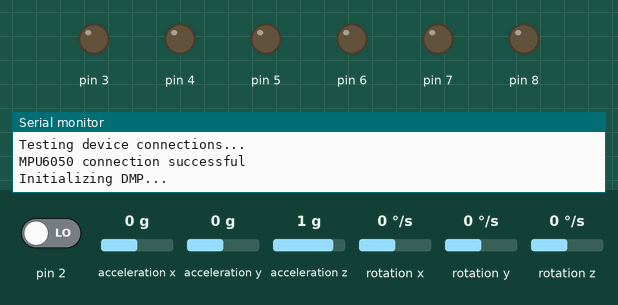
Recording of a sketch running on a simulated Arduino Uno, built with avr-gcc and run on an emulated ATmega328P. Parts: output pins drawn as LEDs (lit = HIGH), the last lines printed to the serial monitor. The test bench sets the inputs (shaded band); at power-on: pin 2 LOW, acceleration x 0 g, acceleration y 0 g, acceleration z 1 g, rotation x 0 °/s, rotation y 0 °/s, rotation z 0 °/s. The sensor or clock chip raises its interrupt line as the real part does.

Above: at 0.1 s.
At 0.67 s:
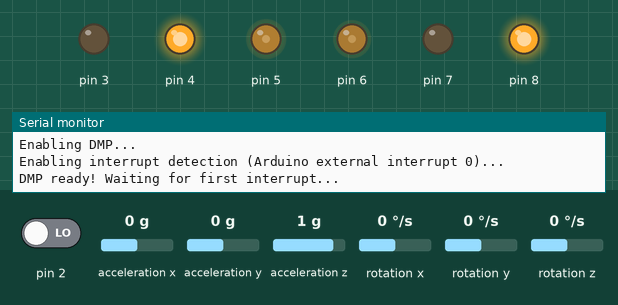
At 1.2 s:
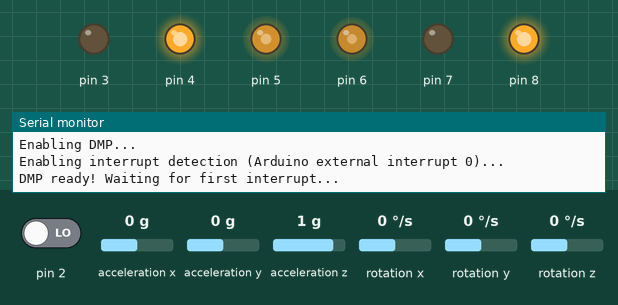
Timing chart, 0 to 2.7 s (numbered marks = the images above):
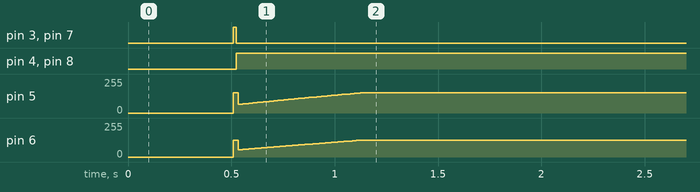

Measured:
- by itself, pin 3, pin 7: LOW → HIGH at 0.51 s, → LOW 0.01 s later
- by itself, pin 4, pin 8: LOW → HIGH at 0.52 s

The sketch:

AmBOT_final_nano.ino
```cpp
#include "PID_v1.h"
#include "LMotorController.h"
#include "I2Cdev.h"
#include "MPU6050_6Axis_MotionApps20.h"

#if I2CDEV_IMPLEMENTATION == I2CDEV_ARDUINO_WIRE
    #include "Wire.h"
#endif

#define MIN_ABS_SPEED 20

MPU6050 mpu;

// MPU control/status vars
bool dmpReady = false;  // set true if DMP init was successful
uint8_t mpuIntStatus;   // holds actual interrupt status byte from MPU
uint8_t devStatus;      // return status after each device operation (0 = success, !0 = error)
uint16_t packetSize;    // expected DMP packet size (default is 42 bytes)
uint16_t fifoCount;     // count of all bytes currently in FIFO
uint8_t fifoBuffer[64]; // FIFO storage buffer

// orientation/motion vars
Quaternion q;           // [w, x, y, z]         quaternion container
VectorFloat gravity;    // [x, y, z]            gravity vector
float ypr[3];           // [yaw, pitch, roll]   yaw/pitch/roll container and gravity vector


//PID
double originalSetpoint = 175.8;
double setpoint = originalSetpoint;
double movingAngleOffset = 0.1;
double input, output;

int moveState=0; //0 = balance; 1 = back; 2 = forth
double Kp = 50;
double Kd = 1.4;
double Ki = 60;

PID pid(&input, &output, &setpoint, Kp, Ki, Kd, DIRECT);

double motorSpeedFactorLeft = 0.6;
double motorSpeedFactorRight = 0.5;

//MOTOR CONTROLLER
int ENA = 5;
int IN1 = 3;
int IN2 = 4;

int ENB = 6;
int IN3 = 7;
int IN4 = 8;

LMotorController motorController(ENA, IN1, IN2, ENB, IN3, IN4, motorSpeedFactorLeft, motorSpeedFactorRight);

//timers
long time1Hz = 0;
long time5Hz = 0;

volatile bool mpuInterrupt = false;     // indicates whether MPU interrupt pin has gone high
void dmpDataReady()
{
    mpuInterrupt = true;
}


void setup()
{

  Serial.begin(115200);
  Serial.println("hi");
    // join I2C bus (I2Cdev library doesn't do this automatically)
    #if I2CDEV_IMPLEMENTATION == I2CDEV_ARDUINO_WIRE
        Wire.begin();
        TWBR = 24; // 400kHz I2C clock (200kHz if CPU is 8MHz)
    #elif I2CDEV_IMPLEMENTATION == I2CDEV_BUILTIN_FASTWIRE
        Fastwire::setup(400, true);
    #endif

    // initialize serial communication
    // (115200 chosen because it is required for Teapot Demo output, but it's
    // really up to you depending on your project)

    //while (!Serial); // wait for Leonardo enumeration, others continue immediately

    // initialize device
    Serial.println("Initializing I2C devices...");
    mpu.initialize();

    // verify connection
    Serial.println(("Testing device connections..."));
    Serial.println(mpu.testConnection() ? F("MPU6050 connection successful") : F("MPU6050 connection failed"));

    // load and configure the DMP
    Serial.println(("Initializing DMP..."));
    devStatus = mpu.dmpInitialize();

    // supply your own gyro offsets here, scaled for min sensitivity
    mpu.setXGyroOffset(137);//220//[136,137] --> [0,2]
    mpu.setYGyroOffset(-41);//76
    mpu.setZGyroOffset(24);//-85
    mpu.setZAccelOffset(812);//1788 // 1688 factory default for my test chip

    // make sure it worked (returns 0 if so)
    if (devStatus == 0)
    {
        // turn on the DMP, now that it's ready
        Serial.println(("Enabling DMP..."));
        mpu.setDMPEnabled(true);

        // enable Arduino interrupt detection
        Serial.println(("Enabling interrupt detection (Arduino external interrupt 0)..."));
        attachInterrupt(digitalPinToInterrupt(2), dmpDataReady, RISING);
        mpuIntStatus = mpu.getIntStatus();

        // set our DMP Ready flag so the main loop() function knows it's okay to use it
        Serial.println(("DMP ready! Waiting for first interrupt..."));
        dmpReady = true;

        // get expected DMP packet size for later comparison
        packetSize = mpu.dmpGetFIFOPacketSize();

        //setup PID
        pid.SetMode(AUTOMATIC);
        pid.SetSampleTime(10);
        pid.SetOutputLimits(-255, 255);
    }
    else
    {
        // ERROR!
        // 1 = initial memory load failed
        // 2 = DMP configuration updates failed
        // (if it's going to break, usually the code will be 1)
        Serial.print(("DMP Initialization failed (code "));
        Serial.print(devStatus);
        Serial.println((")"));
    }
}


void loop()
{
    // if programming failed, don't try to do anything
    if (!dmpReady) return;

    // wait for MPU interrupt or extra packet(s) available
    while (!mpuInterrupt && fifoCount < packetSize)
    {
        //no mpu data - performing PID calculations and output to motors

        pid.Compute();
        motorController.move(output, MIN_ABS_SPEED);

    }

    // reset interrupt flag and get INT_STATUS byte
    mpuInterrupt = false;
    mpuIntStatus = mpu.getIntStatus();

    // get current FIFO count
    fifoCount = mpu.getFIFOCount();

    // check for overflow (this should never happen unless our code is too inefficient)
    if ((mpuIntStatus & 0x10) || fifoCount == 1024)
    {
        // reset so we can continue cleanly
        mpu.resetFIFO();
        Serial.println(("FIFO overflow!"));

    // otherwise, check for DMP data ready interrupt (this should happen frequently)
    }
    else if (mpuIntStatus & 0x02)
    {
        // wait for correct available data length, should be a VERY short wait
        while (fifoCount < packetSize) fifoCount = mpu.getFIFOCount();

        // read a packet from FIFO
        mpu.getFIFOBytes(fifoBuffer, packetSize);

        // track FIFO count here in case there is > 1 packet available
        // (this lets us immediately read more without waiting for an interrupt)
        fifoCount -= packetSize;

        mpu.dmpGetQuaternion(&q, fifoBuffer);
        mpu.dmpGetGravity(&gravity, &q);
        mpu.dmpGetYawPitchRoll(ypr, &q, &gravity);
        #if LOG_INPUT
            Serial.print("ypr\t");
            Serial.print(ypr[0] * 180/PI);
            Serial.print("\t");
            Serial.print(ypr[1] * 180/PI);
            Serial.print("\t");
            Serial.println(ypr[2] * 180/PI);
        #endif
        input = ypr[1] * 180/PI + 180;
   }
}
```

LMotorController.cpp
```cpp
#include "LMotorController.h"
#include "Arduino.h"


LMotorController::LMotorController(int ena, int in1, int in2, int enb, int in3, int in4, double motorAConst, double motorBConst)
{
    _motorAConst = motorAConst;
    _motorBConst = motorBConst;

	_ena = ena;
	_in1 = in1;
	_in2 = in2;
	_enb = enb;
	_in3 = in3;
	_in4 = in4;

	pinMode(_ena, OUTPUT);
	pinMode(_in1, OUTPUT);
	pinMode(_in2, OUTPUT);

	pinMode(_enb, OUTPUT);
	pinMode(_in3, OUTPUT);
	pinMode(_in4, OUTPUT);
}


void LMotorController::move(int leftSpeed, int rightSpeed, int minAbsSpeed)
{
    if (rightSpeed < 0)
    {
        rightSpeed = min(rightSpeed, -1*minAbsSpeed);
        rightSpeed = max(rightSpeed, -255);
    }
    else if (rightSpeed > 0)
    {
        rightSpeed = max(rightSpeed, minAbsSpeed);
        rightSpeed = min(rightSpeed, 255);
    }

    int realRightSpeed = map(abs(rightSpeed), 0, 255, minAbsSpeed, 255);

    if (leftSpeed < 0)
    {
        leftSpeed = min(leftSpeed, -1*minAbsSpeed);
        leftSpeed = max(leftSpeed, -255);
    }
    else if (leftSpeed > 0)
    {
        leftSpeed = max(leftSpeed, minAbsSpeed);
        leftSpeed = min(leftSpeed, 255);
    }

    int realLeftSpeed = map(abs(leftSpeed), 0, 255, minAbsSpeed, 255);

    digitalWrite(_in3, rightSpeed > 0 ? HIGH : LOW);
    digitalWrite(_in4, rightSpeed > 0 ? LOW : HIGH);
    digitalWrite(_in1, leftSpeed > 0 ? HIGH : LOW);
    digitalWrite(_in2, leftSpeed > 0 ? LOW : HIGH);
    analogWrite(_ena, realRightSpeed * _motorAConst);
    analogWrite(_enb, realLeftSpeed * _motorBConst);
}


void LMotorController::move(int speed, int minAbsSpeed)
{
    int direction = 1;

    if (speed < 0)
    {
        direction = -1;

        speed = min(speed, -1*minAbsSpeed);
        speed = max(speed, -255);
    }
    else
    {
        speed = max(speed, minAbsSpeed);
        speed = min(speed, 255);
    }

    if (speed == _currentSpeed) return;

    int realSpeed = max(minAbsSpeed, abs(speed));

    digitalWrite(_in1, speed > 0 ? HIGH : LOW);
    digitalWrite(_in2, speed > 0 ? LOW : HIGH);
    digitalWrite(_in3, speed > 0 ? HIGH : LOW);
    digitalWrite(_in4, speed > 0 ? LOW : HIGH);
    analogWrite(_ena, realSpeed * _motorAConst);
    analogWrite(_enb, realSpeed * _motorBConst);

    _currentSpeed = direction * realSpeed;
}


void LMotorController::move(int speed)
{
    if (speed == _currentSpeed) return;

    if (speed > 255) speed = 255;
    else if (speed < -255) speed = -255;

    digitalWrite(_in1, speed > 0 ? HIGH : LOW);
    digitalWrite(_in2, speed > 0 ? LOW : HIGH);
    digitalWrite(_in3, speed > 0 ? HIGH : LOW);
    digitalWrite(_in4, speed > 0 ? LOW : HIGH);
    analogWrite(_ena, abs(speed) * _motorAConst);
    analogWrite(_enb, abs(speed) * _motorBConst);

    _currentSpeed = speed;
}


void LMotorController::turnLeft(int speed, bool kick)
{
    digitalWrite(_in1, HIGH);
    digitalWrite(_in2, LOW);
    digitalWrite(_in3, LOW);
    digitalWrite(_in4, HIGH);

    if (kick)
    {
        analogWrite(_ena, 255);
        analogWrite(_enb, 255);

        delay(100);
    }

    analogWrite(_ena, speed * _motorAConst);
    analogWrite(_enb, speed * _motorBConst);
}


void LMotorController::turnRight(int speed, bool kick)
{
    digitalWrite(_in1, LOW);
    digitalWrite(_in2, HIGH);
    digitalWrite(_in3, HIGH);
    digitalWrite(_in4, LOW);

    if (kick)
    {
        analogWrite(_ena, 255);
        analogWrite(_enb, 255);

        delay(100);
    }

    analogWrite(_ena, speed * _motorAConst);
    analogWrite(_enb, speed * _motorBConst);
}


void LMotorController::stopMoving()
{
    digitalWrite(_in1, LOW);
    digitalWrite(_in2, LOW);
    digitalWrite(_in3, LOW);
    digitalWrite(_in4, LOW);
    digitalWrite(_ena, HIGH);
    digitalWrite(_enb, HIGH);

    _currentSpeed = 0;
}
```

LMotorController.h
```cpp
#ifndef LMotorController_h
#define LMotorController_h


#include "Arduino.h"


class LMotorController
{
protected:
    int _ena, _in1, _in2, _enb, _in3, _in4;
    int _currentSpeed;
    double _motorAConst, _motorBConst;
public:
    LMotorController(int ena, int in1, int in2, int enb, int in3, int in4, double motorAConst, double motorBConst);
    void move(int leftSpeed, int rightSpeed, int minAbsSpeed);
    void move(int speed);
    void move(int speed, int minAbsSpeed);
    void turnLeft(int speed, bool kick);
    void turnRight(int speed, bool kick);
    void stopMoving();
};


#endif
```
